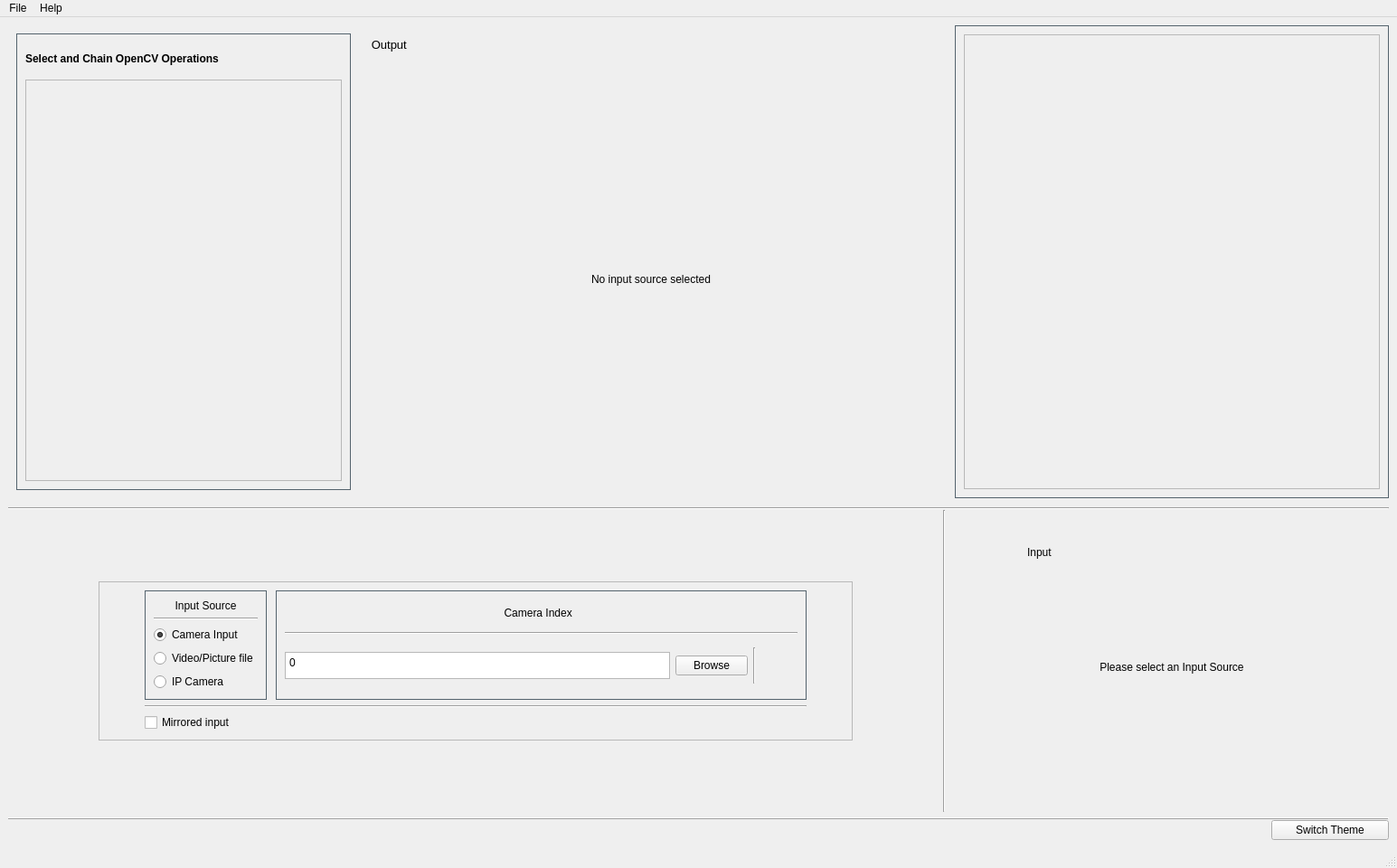
<?xml version="1.0" encoding="UTF-8"?>
<ui version="4.0">
 <class>MainWindow</class>
 <widget class="QMainWindow" name="MainWindow">
  <property name="geometry">
   <rect>
    <x>0</x>
    <y>0</y>
    <width>1545</width>
    <height>960</height>
   </rect>
  </property>
  <property name="sizePolicy">
   <sizepolicy hsizetype="MinimumExpanding" vsizetype="Preferred">
    <horstretch>0</horstretch>
    <verstretch>0</verstretch>
   </sizepolicy>
  </property>
  <property name="minimumSize">
   <size>
    <width>1545</width>
    <height>0</height>
   </size>
  </property>
  <property name="windowTitle">
   <string>MainWindow</string>
  </property>
  <widget class="QWidget" name="centralwidget">
   <layout class="QVBoxLayout" name="verticalLayout_5">
    <item>
     <layout class="QGridLayout" name="gridLayout" rowstretch="10,0,0,0,0,0,0,0,0,0,0,0,0" columnstretch="3,0,0,0,0">
      <property name="spacing">
       <number>0</number>
      </property>
      <item row="0" column="1" rowspan="2">
       <layout class="QGridLayout" name="gridLayout_2">
        <item row="4" column="5">
         <spacer name="verticalSpacer_6">
          <property name="orientation">
           <enum>Qt::Vertical</enum>
          </property>
          <property name="sizeHint" stdset="0">
           <size>
            <width>20</width>
            <height>40</height>
           </size>
          </property>
         </spacer>
        </item>
        <item row="2" column="5">
         <layout class="QHBoxLayout" name="horizontalLayout_4">
          <item>
           <widget class="QLabel" name="label_3">
            <property name="sizePolicy">
             <sizepolicy hsizetype="Preferred" vsizetype="Fixed">
              <horstretch>0</horstretch>
              <verstretch>0</verstretch>
             </sizepolicy>
            </property>
            <property name="minimumSize">
             <size>
              <width>0</width>
              <height>40</height>
             </size>
            </property>
            <property name="font">
             <font>
              <pointsize>10</pointsize>
             </font>
            </property>
            <property name="text">
             <string>   Output</string>
            </property>
            <property name="alignment">
             <set>Qt::AlignLeading|Qt::AlignLeft|Qt::AlignVCenter</set>
            </property>
           </widget>
          </item>
          <item>
           <widget class="QToolButton" name="buttonExplodedView">
            <property name="sizePolicy">
             <sizepolicy hsizetype="Fixed" vsizetype="Fixed">
              <horstretch>0</horstretch>
              <verstretch>0</verstretch>
             </sizepolicy>
            </property>
            <property name="minimumSize">
             <size>
              <width>30</width>
              <height>30</height>
             </size>
            </property>
            <property name="maximumSize">
             <size>
              <width>30</width>
              <height>30</height>
             </size>
            </property>
            <property name="baseSize">
             <size>
              <width>30</width>
              <height>30</height>
             </size>
            </property>
            <property name="toolTip">
             <string>Open undocked views</string>
            </property>
            <property name="styleSheet">
             <string notr="true">#buttonExplodedView
{
background-color: transparent;
border-image: url(:/assets/undock.png);
background: none;
border: none;
background-repeat: none;
}
#buttonExplodedView:pressed
{
background-color: transparent;
border-image: url(:/assets/undock_sel.png);
background: none;
border: none;
background-repeat: none;
}</string>
            </property>
            <property name="text">
             <string/>
            </property>
           </widget>
          </item>
         </layout>
        </item>
        <item row="0" column="5">
         <spacer name="verticalSpacer_5">
          <property name="orientation">
           <enum>Qt::Vertical</enum>
          </property>
          <property name="sizeHint" stdset="0">
           <size>
            <width>20</width>
            <height>40</height>
           </size>
          </property>
         </spacer>
        </item>
        <item row="3" column="5">
         <widget class="ClickableLabel" name="labelOutput">
          <property name="sizePolicy">
           <sizepolicy hsizetype="Fixed" vsizetype="Fixed">
            <horstretch>0</horstretch>
            <verstretch>0</verstretch>
           </sizepolicy>
          </property>
          <property name="minimumSize">
           <size>
            <width>640</width>
            <height>480</height>
           </size>
          </property>
          <property name="styleSheet">
           <string notr="true"/>
          </property>
          <property name="text">
           <string>No input source selected</string>
          </property>
          <property name="alignment">
           <set>Qt::AlignCenter</set>
          </property>
         </widget>
        </item>
        <item row="2" column="4" rowspan="2">
         <spacer name="horizontalSpacer_2">
          <property name="orientation">
           <enum>Qt::Horizontal</enum>
          </property>
          <property name="sizeType">
           <enum>QSizePolicy::Expanding</enum>
          </property>
          <property name="sizeHint" stdset="0">
           <size>
            <width>100</width>
            <height>20</height>
           </size>
          </property>
         </spacer>
        </item>
        <item row="2" column="6" rowspan="2">
         <spacer name="horizontalSpacer_5">
          <property name="orientation">
           <enum>Qt::Horizontal</enum>
          </property>
          <property name="sizeType">
           <enum>QSizePolicy::Expanding</enum>
          </property>
          <property name="sizeHint" stdset="0">
           <size>
            <width>100</width>
            <height>20</height>
           </size>
          </property>
         </spacer>
        </item>
       </layout>
      </item>
      <item row="5" column="4" rowspan="8">
       <layout class="QGridLayout" name="gridLayout_6">
        <item row="3" column="1">
         <spacer name="verticalSpacer_8">
          <property name="orientation">
           <enum>Qt::Vertical</enum>
          </property>
          <property name="sizeHint" stdset="0">
           <size>
            <width>20</width>
            <height>40</height>
           </size>
          </property>
         </spacer>
        </item>
        <item row="2" column="1">
         <widget class="QLabel" name="labelInput">
          <property name="sizePolicy">
           <sizepolicy hsizetype="Fixed" vsizetype="Fixed">
            <horstretch>0</horstretch>
            <verstretch>0</verstretch>
           </sizepolicy>
          </property>
          <property name="minimumSize">
           <size>
            <width>320</width>
            <height>240</height>
           </size>
          </property>
          <property name="maximumSize">
           <size>
            <width>16777215</width>
            <height>16777215</height>
           </size>
          </property>
          <property name="styleSheet">
           <string notr="true"/>
          </property>
          <property name="text">
           <string>Please select an Input Source</string>
          </property>
          <property name="alignment">
           <set>Qt::AlignCenter</set>
          </property>
         </widget>
        </item>
        <item row="2" column="0">
         <spacer name="horizontalSpacer_9">
          <property name="orientation">
           <enum>Qt::Horizontal</enum>
          </property>
          <property name="sizeHint" stdset="0">
           <size>
            <width>40</width>
            <height>20</height>
           </size>
          </property>
         </spacer>
        </item>
        <item row="1" column="1">
         <widget class="QLabel" name="label_4">
          <property name="text">
           <string>Input</string>
          </property>
         </widget>
        </item>
        <item row="0" column="1">
         <spacer name="verticalSpacer_7">
          <property name="orientation">
           <enum>Qt::Vertical</enum>
          </property>
          <property name="sizeHint" stdset="0">
           <size>
            <width>20</width>
            <height>40</height>
           </size>
          </property>
         </spacer>
        </item>
        <item row="2" column="2">
         <spacer name="horizontalSpacer_8">
          <property name="orientation">
           <enum>Qt::Horizontal</enum>
          </property>
          <property name="sizeHint" stdset="0">
           <size>
            <width>40</width>
            <height>20</height>
           </size>
          </property>
         </spacer>
        </item>
       </layout>
      </item>
      <item row="0" column="0">
       <widget class="QFrame" name="chainFrame_2">
        <layout class="QGridLayout" name="gridLayout_10">
         <item row="0" column="0">
          <widget class="QFrame" name="chainFrame">
           <property name="sizePolicy">
            <sizepolicy hsizetype="Preferred" vsizetype="Preferred">
             <horstretch>0</horstretch>
             <verstretch>0</verstretch>
            </sizepolicy>
           </property>
           <property name="minimumSize">
            <size>
             <width>370</width>
             <height>0</height>
            </size>
           </property>
           <property name="styleSheet">
            <string notr="true">#chainFrame 
{
 border: 1px solid #54636D;
}</string>
           </property>
           <layout class="QGridLayout" name="gridLayout_11">
            <item row="0" column="0">
             <widget class="QLabel" name="label_6">
              <property name="minimumSize">
               <size>
                <width>0</width>
                <height>35</height>
               </size>
              </property>
              <property name="font">
               <font>
                <weight>75</weight>
                <bold>true</bold>
               </font>
              </property>
              <property name="text">
               <string>Select and Chain OpenCV Operations</string>
              </property>
             </widget>
            </item>
            <item row="1" column="0">
             <widget class="QScrollArea" name="scrollAreaChainMenu">
              <property name="sizePolicy">
               <sizepolicy hsizetype="Expanding" vsizetype="Expanding">
                <horstretch>0</horstretch>
                <verstretch>0</verstretch>
               </sizepolicy>
              </property>
              <property name="minimumSize">
               <size>
                <width>350</width>
                <height>0</height>
               </size>
              </property>
              <property name="maximumSize">
               <size>
                <width>16777215</width>
                <height>16777215</height>
               </size>
              </property>
              <property name="widgetResizable">
               <bool>true</bool>
              </property>
              <widget class="QWidget" name="scrollAreaWidgetContents_2">
               <property name="geometry">
                <rect>
                 <x>0</x>
                 <y>0</y>
                 <width>348</width>
                 <height>455</height>
                </rect>
               </property>
               <property name="sizePolicy">
                <sizepolicy hsizetype="Expanding" vsizetype="Preferred">
                 <horstretch>0</horstretch>
                 <verstretch>0</verstretch>
                </sizepolicy>
               </property>
               <property name="maximumSize">
                <size>
                 <width>16777215</width>
                 <height>16777215</height>
                </size>
               </property>
               <widget class="QLabel" name="label_5">
                <property name="geometry">
                 <rect>
                  <x>10</x>
                  <y>10</y>
                  <width>281</width>
                  <height>451</height>
                 </rect>
                </property>
                <property name="text">
                 <string>&lt;Operation chaining List&gt;</string>
                </property>
                <property name="alignment">
                 <set>Qt::AlignCenter</set>
                </property>
               </widget>
              </widget>
             </widget>
            </item>
           </layout>
          </widget>
         </item>
         <item row="0" column="1">
          <spacer name="horizontalSpacer_10">
           <property name="orientation">
            <enum>Qt::Horizontal</enum>
           </property>
           <property name="sizeType">
            <enum>QSizePolicy::Expanding</enum>
           </property>
           <property name="sizeHint" stdset="0">
            <size>
             <width>10</width>
             <height>20</height>
            </size>
           </property>
          </spacer>
         </item>
        </layout>
       </widget>
      </item>
      <item row="5" column="0" rowspan="8" colspan="2">
       <layout class="QGridLayout" name="gridLayout_4">
        <item row="4" column="1">
         <spacer name="verticalSpacer_4">
          <property name="orientation">
           <enum>Qt::Vertical</enum>
          </property>
          <property name="sizeHint" stdset="0">
           <size>
            <width>20</width>
            <height>40</height>
           </size>
          </property>
         </spacer>
        </item>
        <item row="0" column="1">
         <spacer name="verticalSpacer_9">
          <property name="orientation">
           <enum>Qt::Vertical</enum>
          </property>
          <property name="sizeHint" stdset="0">
           <size>
            <width>20</width>
            <height>40</height>
           </size>
          </property>
         </spacer>
        </item>
        <item row="3" column="1">
         <widget class="QFrame" name="frame">
          <property name="styleSheet">
           <string notr="true"/>
          </property>
          <property name="frameShape">
           <enum>QFrame::StyledPanel</enum>
          </property>
          <property name="frameShadow">
           <enum>QFrame::Raised</enum>
          </property>
          <layout class="QGridLayout" name="gridLayout_7">
           <property name="leftMargin">
            <number>50</number>
           </property>
           <property name="rightMargin">
            <number>50</number>
           </property>
           <item row="0" column="0">
            <layout class="QHBoxLayout" name="horizontalLayout" stretch="0,0">
             <property name="spacing">
              <number>10</number>
             </property>
             <item>
              <widget class="QFrame" name="frame2">
               <property name="styleSheet">
                <string notr="true">#frame2 
{
 border: 1px solid #54636D;
}</string>
               </property>
               <layout class="QGridLayout" name="gridLayout_8">
                <item row="3" column="0">
                 <widget class="QRadioButton" name="fileRadioButton">
                  <property name="text">
                   <string>Video/Picture file</string>
                  </property>
                 </widget>
                </item>
                <item row="1" column="0">
                 <widget class="Line" name="line_6">
                  <property name="orientation">
                   <enum>Qt::Horizontal</enum>
                  </property>
                 </widget>
                </item>
                <item row="2" column="0">
                 <widget class="QRadioButton" name="cameraRadioButton">
                  <property name="text">
                   <string>Camera Input</string>
                  </property>
                  <property name="checked">
                   <bool>true</bool>
                  </property>
                 </widget>
                </item>
                <item row="0" column="0">
                 <widget class="QLabel" name="label_7">
                  <property name="text">
                   <string>Input Source</string>
                  </property>
                  <property name="alignment">
                   <set>Qt::AlignCenter</set>
                  </property>
                 </widget>
                </item>
                <item row="4" column="0">
                 <widget class="QRadioButton" name="ipcamRadioButton">
                  <property name="text">
                   <string>IP Camera</string>
                  </property>
                 </widget>
                </item>
               </layout>
              </widget>
             </item>
             <item>
              <widget class="QFrame" name="frame3">
               <property name="styleSheet">
                <string notr="true">#frame3
{
 border: 1px solid #54636D;
}</string>
               </property>
               <layout class="QGridLayout" name="gridLayout_9" rowstretch="1,1,2">
                <item row="2" column="2">
                 <widget class="QPushButton" name="buttonBrowse">
                  <property name="toolTip">
                   <string>Open File Browser to select Media Files</string>
                  </property>
                  <property name="styleSheet">
                   <string notr="true"/>
                  </property>
                  <property name="text">
                   <string>Browse</string>
                  </property>
                 </widget>
                </item>
                <item row="2" column="1">
                 <widget class="QPlainTextEdit" name="textInputSource">
                  <property name="sizePolicy">
                   <sizepolicy hsizetype="Expanding" vsizetype="Fixed">
                    <horstretch>0</horstretch>
                    <verstretch>0</verstretch>
                   </sizepolicy>
                  </property>
                  <property name="maximumSize">
                   <size>
                    <width>16777215</width>
                    <height>30</height>
                   </size>
                  </property>
                  <property name="font">
                   <font>
                    <weight>50</weight>
                    <bold>false</bold>
                   </font>
                  </property>
                  <property name="layoutDirection">
                   <enum>Qt::LeftToRight</enum>
                  </property>
                  <property name="verticalScrollBarPolicy">
                   <enum>Qt::ScrollBarAlwaysOff</enum>
                  </property>
                  <property name="horizontalScrollBarPolicy">
                   <enum>Qt::ScrollBarAlwaysOff</enum>
                  </property>
                  <property name="lineWrapMode">
                   <enum>QPlainTextEdit::NoWrap</enum>
                  </property>
                  <property name="plainText">
                   <string>0</string>
                  </property>
                 </widget>
                </item>
                <item row="2" column="3">
                 <widget class="Line" name="line_8">
                  <property name="orientation">
                   <enum>Qt::Vertical</enum>
                  </property>
                 </widget>
                </item>
                <item row="0" column="1" colspan="4">
                 <widget class="QLabel" name="labelCameraIndex">
                  <property name="sizePolicy">
                   <sizepolicy hsizetype="Preferred" vsizetype="Fixed">
                    <horstretch>0</horstretch>
                    <verstretch>0</verstretch>
                   </sizepolicy>
                  </property>
                  <property name="text">
                   <string>Camera Index  </string>
                  </property>
                  <property name="alignment">
                   <set>Qt::AlignCenter</set>
                  </property>
                 </widget>
                </item>
                <item row="2" column="4">
                 <widget class="QToolButton" name="buttonSelectSource">
                  <property name="sizePolicy">
                   <sizepolicy hsizetype="Fixed" vsizetype="Fixed">
                    <horstretch>0</horstretch>
                    <verstretch>0</verstretch>
                   </sizepolicy>
                  </property>
                  <property name="minimumSize">
                   <size>
                    <width>40</width>
                    <height>40</height>
                   </size>
                  </property>
                  <property name="toolTip">
                   <string>Select the Input source</string>
                  </property>
                  <property name="styleSheet">
                   <string notr="true">#buttonSelectSource
{
background-color: transparent;
border-image: url(:/assets/done.png);
background: none;
border: none;
background-repeat: none;
}
#buttonSelectSource:pressed
{
background-color: transparent;
border-image: url(:/assets/done_sel.png);
background: none;
border: none;
background-repeat: none;
}</string>
                  </property>
                  <property name="text">
                   <string/>
                  </property>
                 </widget>
                </item>
                <item row="1" column="1" colspan="4">
                 <widget class="Line" name="line_3">
                  <property name="orientation">
                   <enum>Qt::Horizontal</enum>
                  </property>
                 </widget>
                </item>
               </layout>
              </widget>
             </item>
            </layout>
           </item>
           <item row="2" column="0">
            <widget class="QCheckBox" name="checkBoxMirror">
             <property name="sizePolicy">
              <sizepolicy hsizetype="Minimum" vsizetype="Fixed">
               <horstretch>0</horstretch>
               <verstretch>0</verstretch>
              </sizepolicy>
             </property>
             <property name="text">
              <string>Mirrored input</string>
             </property>
            </widget>
           </item>
           <item row="1" column="0">
            <widget class="Line" name="line_7">
             <property name="orientation">
              <enum>Qt::Horizontal</enum>
             </property>
            </widget>
           </item>
          </layout>
         </widget>
        </item>
        <item row="3" column="0">
         <spacer name="horizontalSpacer">
          <property name="orientation">
           <enum>Qt::Horizontal</enum>
          </property>
          <property name="sizeType">
           <enum>QSizePolicy::Fixed</enum>
          </property>
          <property name="sizeHint" stdset="0">
           <size>
            <width>100</width>
            <height>20</height>
           </size>
          </property>
         </spacer>
        </item>
        <item row="3" column="2">
         <spacer name="horizontalSpacer_6">
          <property name="orientation">
           <enum>Qt::Horizontal</enum>
          </property>
          <property name="sizeType">
           <enum>QSizePolicy::Fixed</enum>
          </property>
          <property name="sizeHint" stdset="0">
           <size>
            <width>100</width>
            <height>20</height>
           </size>
          </property>
         </spacer>
        </item>
       </layout>
      </item>
      <item row="3" column="0" colspan="5">
       <widget class="Line" name="line">
        <property name="orientation">
         <enum>Qt::Horizontal</enum>
        </property>
       </widget>
      </item>
      <item row="2" column="1">
       <spacer name="verticalSpacer_3">
        <property name="orientation">
         <enum>Qt::Vertical</enum>
        </property>
        <property name="sizeType">
         <enum>QSizePolicy::Fixed</enum>
        </property>
        <property name="sizeHint" stdset="0">
         <size>
          <width>20</width>
          <height>10</height>
         </size>
        </property>
       </spacer>
      </item>
      <item row="4" column="2" rowspan="9">
       <widget class="Line" name="line_2">
        <property name="orientation">
         <enum>Qt::Vertical</enum>
        </property>
       </widget>
      </item>
      <item row="0" column="4" rowspan="2">
       <widget class="QFrame" name="paramAdjustFrame">
        <property name="sizePolicy">
         <sizepolicy hsizetype="Expanding" vsizetype="Preferred">
          <horstretch>0</horstretch>
          <verstretch>0</verstretch>
         </sizepolicy>
        </property>
        <property name="minimumSize">
         <size>
          <width>480</width>
          <height>0</height>
         </size>
        </property>
        <property name="styleSheet">
         <string notr="true">#paramAdjustFrame 
{
 border: 1px solid #54636D;
}</string>
        </property>
        <layout class="QGridLayout" name="gridLayout_5">
         <item row="1" column="0">
          <widget class="QScrollArea" name="scrollAreaParameterWidget">
           <property name="minimumSize">
            <size>
             <width>0</width>
             <height>0</height>
            </size>
           </property>
           <property name="styleSheet">
            <string notr="true"/>
           </property>
           <property name="widgetResizable">
            <bool>true</bool>
           </property>
           <widget class="QWidget" name="scrollAreaWidgetContents">
            <property name="geometry">
             <rect>
              <x>0</x>
              <y>0</y>
              <width>454</width>
              <height>519</height>
             </rect>
            </property>
           </widget>
          </widget>
         </item>
        </layout>
       </widget>
      </item>
      <item row="0" column="3">
       <spacer name="horizontalSpacer_4">
        <property name="orientation">
         <enum>Qt::Horizontal</enum>
        </property>
        <property name="sizeType">
         <enum>QSizePolicy::Fixed</enum>
        </property>
        <property name="sizeHint" stdset="0">
         <size>
          <width>10</width>
          <height>20</height>
         </size>
        </property>
       </spacer>
      </item>
     </layout>
    </item>
    <item>
     <layout class="QGridLayout" name="gridLayout_3">
      <property name="spacing">
       <number>0</number>
      </property>
      <item row="2" column="1">
       <widget class="QPushButton" name="buttonSwitchTheme">
        <property name="maximumSize">
         <size>
          <width>130</width>
          <height>16777215</height>
         </size>
        </property>
        <property name="text">
         <string>Switch Theme</string>
        </property>
       </widget>
      </item>
      <item row="2" column="0">
       <widget class="QLabel" name="labelUserMessage">
        <property name="text">
         <string/>
        </property>
       </widget>
      </item>
      <item row="0" column="0">
       <spacer name="verticalSpacer">
        <property name="orientation">
         <enum>Qt::Vertical</enum>
        </property>
        <property name="sizeHint" stdset="0">
         <size>
          <width>20</width>
          <height>40</height>
         </size>
        </property>
       </spacer>
      </item>
      <item row="1" column="0" colspan="2">
       <widget class="Line" name="line_4">
        <property name="font">
         <font>
          <pointsize>11</pointsize>
          <weight>50</weight>
          <bold>false</bold>
         </font>
        </property>
        <property name="frameShadow">
         <enum>QFrame::Raised</enum>
        </property>
        <property name="lineWidth">
         <number>1</number>
        </property>
        <property name="orientation">
         <enum>Qt::Horizontal</enum>
        </property>
       </widget>
      </item>
     </layout>
    </item>
   </layout>
  </widget>
  <widget class="QMenuBar" name="menubar">
   <property name="geometry">
    <rect>
     <x>0</x>
     <y>0</y>
     <width>1545</width>
     <height>26</height>
    </rect>
   </property>
   <widget class="QMenu" name="menuMenu">
    <property name="title">
     <string>File</string>
    </property>
    <addaction name="separator"/>
    <addaction name="actionSave_Chain"/>
    <addaction name="actionLoad_Chain"/>
    <addaction name="actionExit"/>
   </widget>
   <widget class="QMenu" name="menuHelp">
    <property name="title">
     <string>Help</string>
    </property>
    <addaction name="separator"/>
    <addaction name="actionAbout"/>
   </widget>
   <addaction name="menuMenu"/>
   <addaction name="menuHelp"/>
  </widget>
  <widget class="QStatusBar" name="statusbar"/>
  <action name="actionColorSpace">
   <property name="text">
    <string>Color Spaces(cvtColor)</string>
   </property>
  </action>
  <action name="actionImage_Flip">
   <property name="text">
    <string>Image Flip(flip)</string>
   </property>
  </action>
  <action name="actionColor_Picker">
   <property name="text">
    <string>Color Picker(Mat.at)</string>
   </property>
  </action>
  <action name="actionThresholding">
   <property name="enabled">
    <bool>false</bool>
   </property>
   <property name="text">
    <string>Thresholding</string>
   </property>
   <property name="visible">
    <bool>false</bool>
   </property>
  </action>
  <action name="actionMotion_detection">
   <property name="text">
    <string>Motion detection(Backround Subtraction)</string>
   </property>
  </action>
  <action name="actionOptical_Flow">
   <property name="enabled">
    <bool>false</bool>
   </property>
   <property name="text">
    <string>Optical Flow</string>
   </property>
   <property name="visible">
    <bool>false</bool>
   </property>
  </action>
  <action name="action">
   <property name="text">
    <string>Hough Transform</string>
   </property>
   <property name="visible">
    <bool>true</bool>
   </property>
  </action>
  <action name="actionErosion_Dialation">
   <property name="text">
    <string>Erosion and Dialation</string>
   </property>
   <property name="visible">
    <bool>false</bool>
   </property>
  </action>
  <action name="actionCanny_Edge">
   <property name="text">
    <string>Canny Edge</string>
   </property>
  </action>
  <action name="actionBlur">
   <property name="text">
    <string>Blur</string>
   </property>
  </action>
  <action name="actionDenoise_fastNlMeansDenoisingColored">
   <property name="text">
    <string>Denoise(fastNlMeansDenoisingColored)</string>
   </property>
  </action>
  <action name="actionHough_Circles">
   <property name="text">
    <string>Hough Circles</string>
   </property>
  </action>
  <action name="actionHough_Lines">
   <property name="text">
    <string>Hough Lines</string>
   </property>
  </action>
  <action name="actionHistogram">
   <property name="text">
    <string>Histogram</string>
   </property>
  </action>
  <action name="actionAbout">
   <property name="text">
    <string>About</string>
   </property>
  </action>
  <action name="actionHarris_Corner_Detection">
   <property name="text">
    <string>Harris Corner Detection</string>
   </property>
  </action>
  <action name="actionSave_Chain">
   <property name="text">
    <string>Save Chain</string>
   </property>
  </action>
  <action name="actionLoad_Chain">
   <property name="text">
    <string>Load Chain</string>
   </property>
  </action>
  <action name="actionExit">
   <property name="text">
    <string>Exit</string>
   </property>
  </action>
 </widget>
 <customwidgets>
  <customwidget>
   <class>ClickableLabel</class>
   <extends>QLabel</extends>
   <header location="global">CustomWidgets/ClickableLabel/clickablelabel.h</header>
  </customwidget>
 </customwidgets>
 <resources/>
 <connections/>
</ui>
